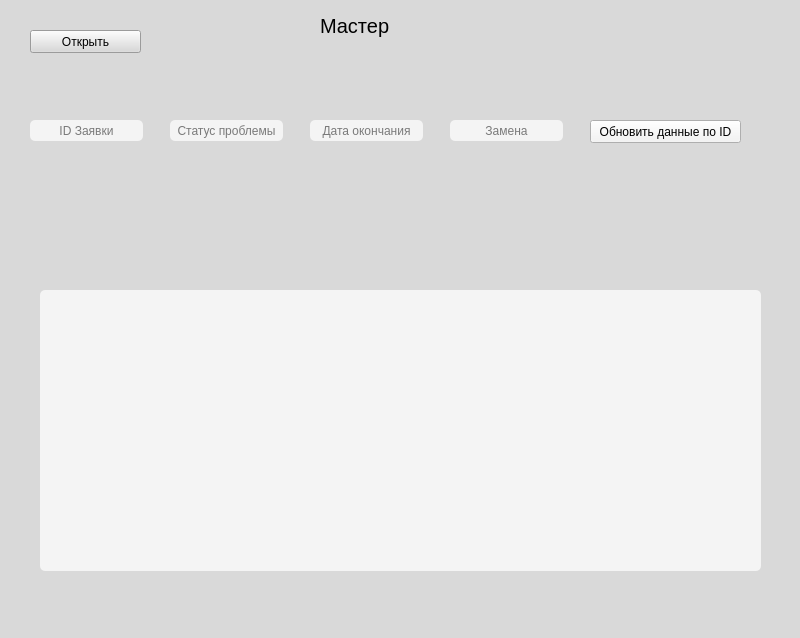
<?xml version="1.0" encoding="UTF-8"?>
<ui version="4.0">
 <class>MainWindow</class>
 <widget class="QMainWindow" name="MainWindow">
  <property name="geometry">
   <rect>
    <x>0</x>
    <y>0</y>
    <width>800</width>
    <height>638</height>
   </rect>
  </property>
  <property name="windowTitle">
   <string>MainWindow</string>
  </property>
  <property name="styleSheet">
   <string notr="true">background-color: rgb(217, 217, 217);</string>
  </property>
  <widget class="QWidget" name="centralwidget">
   <widget class="QLabel" name="label">
    <property name="geometry">
     <rect>
      <x>320</x>
      <y>10</y>
      <width>91</width>
      <height>31</height>
     </rect>
    </property>
    <property name="font">
     <font>
      <pointsize>15</pointsize>
     </font>
    </property>
    <property name="text">
     <string>Мастер</string>
    </property>
   </widget>
   <widget class="QTableWidget" name="tableWidget">
    <property name="geometry">
     <rect>
      <x>40</x>
      <y>290</y>
      <width>721</width>
      <height>281</height>
     </rect>
    </property>
    <property name="styleSheet">
     <string notr="true">border-radius: 5px;
background-color: rgb(244, 244, 244);</string>
    </property>
   </widget>
   <widget class="QLineEdit" name="client_2">
    <property name="geometry">
     <rect>
      <x>170</x>
      <y>120</y>
      <width>113</width>
      <height>21</height>
     </rect>
    </property>
    <property name="styleSheet">
     <string notr="true">border-radius: 5px;
background-color: rgb(244, 244, 244);</string>
    </property>
    <property name="alignment">
     <set>Qt::AlignCenter</set>
    </property>
    <property name="placeholderText">
     <string>Статус проблемы</string>
    </property>
   </widget>
   <widget class="QLineEdit" name="opisanie_2">
    <property name="geometry">
     <rect>
      <x>450</x>
      <y>120</y>
      <width>113</width>
      <height>21</height>
     </rect>
    </property>
    <property name="styleSheet">
     <string notr="true">border-radius: 5px;
background-color: rgb(244, 244, 244);</string>
    </property>
    <property name="alignment">
     <set>Qt::AlignCenter</set>
    </property>
    <property name="placeholderText">
     <string>Замена</string>
    </property>
   </widget>
   <widget class="QLineEdit" name="model_2">
    <property name="geometry">
     <rect>
      <x>310</x>
      <y>120</y>
      <width>113</width>
      <height>21</height>
     </rect>
    </property>
    <property name="styleSheet">
     <string notr="true">border-radius: 5px;
background-color: rgb(244, 244, 244);</string>
    </property>
    <property name="text">
     <string/>
    </property>
    <property name="alignment">
     <set>Qt::AlignCenter</set>
    </property>
    <property name="placeholderText">
     <string>Дата окончания</string>
    </property>
   </widget>
   <widget class="QLineEdit" name="id_column">
    <property name="geometry">
     <rect>
      <x>30</x>
      <y>120</y>
      <width>113</width>
      <height>21</height>
     </rect>
    </property>
    <property name="styleSheet">
     <string notr="true">border-radius: 5px;
background-color: rgb(244, 244, 244);</string>
    </property>
    <property name="alignment">
     <set>Qt::AlignCenter</set>
    </property>
    <property name="placeholderText">
     <string>ID Заявки</string>
    </property>
   </widget>
   <widget class="QPushButton" name="updateBtn">
    <property name="geometry">
     <rect>
      <x>590</x>
      <y>120</y>
      <width>151</width>
      <height>23</height>
     </rect>
    </property>
    <property name="styleSheet">
     <string notr="true">background-color: rgb(244, 244, 244);</string>
    </property>
    <property name="text">
     <string>Обновить данные по ID</string>
    </property>
   </widget>
   <widget class="QPushButton" name="pushButton">
    <property name="geometry">
     <rect>
      <x>30</x>
      <y>30</y>
      <width>111</width>
      <height>23</height>
     </rect>
    </property>
    <property name="text">
     <string>Открыть</string>
    </property>
   </widget>
   <widget class="QLabel" name="label_2">
    <property name="geometry">
     <rect>
      <x>540</x>
      <y>20</y>
      <width>241</width>
      <height>31</height>
     </rect>
    </property>
    <property name="text">
     <string/>
    </property>
    <property name="alignment">
     <set>Qt::AlignCenter</set>
    </property>
   </widget>
  </widget>
 </widget>
 <resources/>
 <connections/>
</ui>
